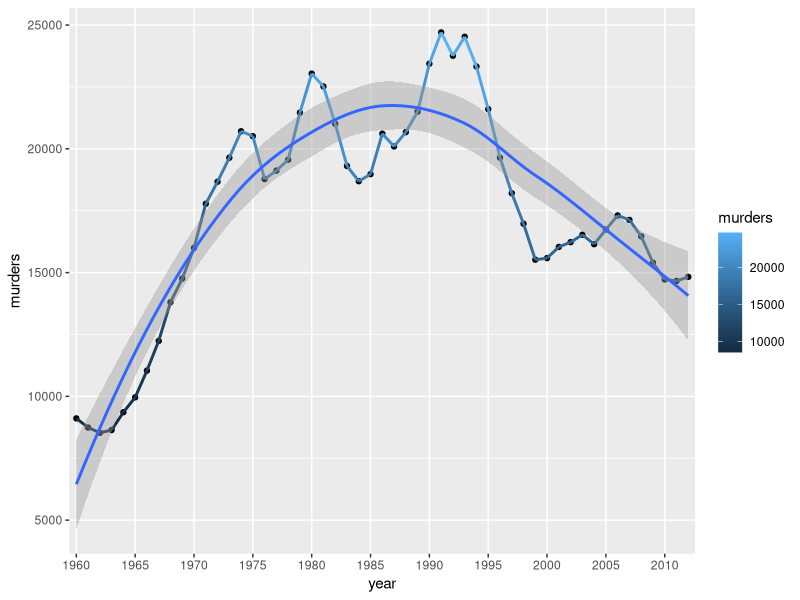

Write the R code that produced this figure.
## ---- chunk 1
    library(ggplot2); library(scales)
    csv <- read.csv("working_files/CrimeTotal.csv", header=FALSE, skip=6)
    c2 <- csv[1:53,c(1, 4)]
    colnames(c2) <- c("year", "murders")
    c2$year <- as.factor(c2$year)
    years <- seq(1960, 2012, 5)
    ggplot(data=c2, aes(x=year, y=murders, group=1)) + geom_point() + geom_line(size=1, aes(col=murders)) + geom_smooth() +
    scale_x_discrete(name="year", breaks = years, labels=as.character(years))

